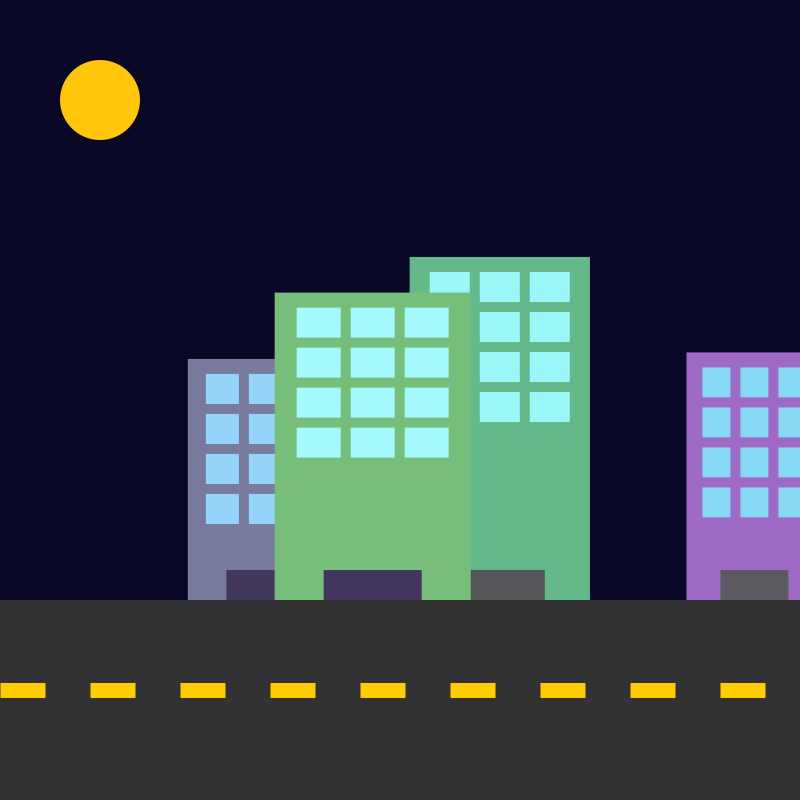
Frame 1 (no input)
Frame 60 (the mouse pressed at the canvas centre just before this capture): identical to frame 1, image omitted
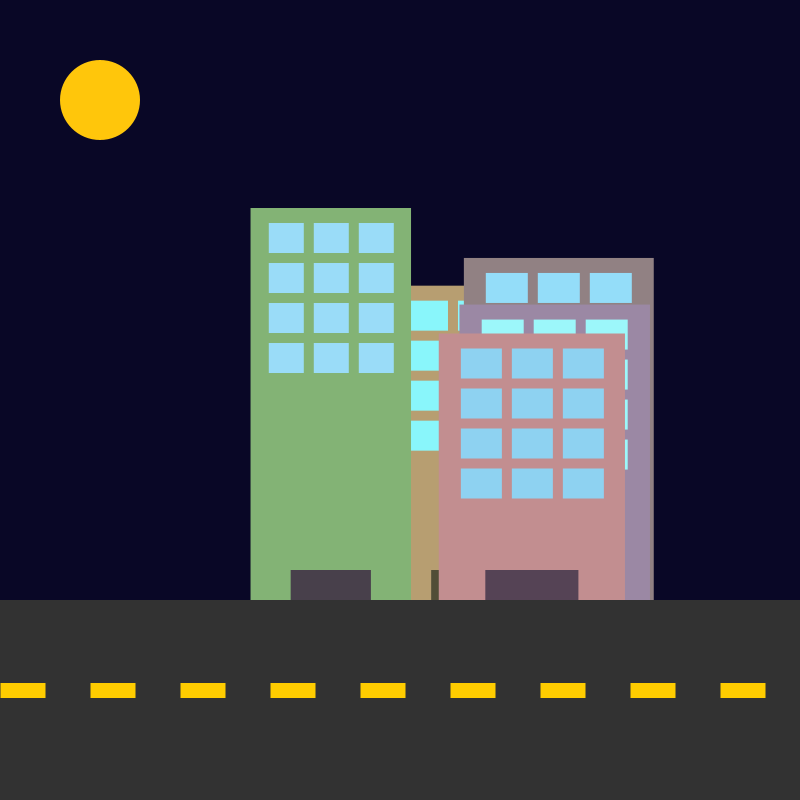
Frame 120 (the mouse held since frame 60 and released just before this capture)

The Processing sketch that drew these frames (run headless with seeded random() and noise(); from frame 60 on, the mouse is pressed at the canvas centre):

// Processing sketch: functionPractice
// ── functionPractice.pde
int numBuildings = 5;
int randomSeedValue = int(random(10000000));
float fixedY = 600; 

void setup() {
  size(800, 800);
  noStroke();
}

void mousePressed() {
  randomSeedValue = int(random(10000000));
}

void draw() {
  randomSeed(randomSeedValue);
  background(9, 7, 38);

  // 달
  fill(255, 198, 11); 
  ellipse(100, 100, 80, 80); 
  // 도로 
  fill(50); 
  rect(0, fixedY, width, height - fixedY); 
  // 도로 노란 차선
  stroke(255, 204, 0); 
  strokeCap(SQUARE);
  strokeWeight(15);
  float lineY = fixedY + 90; 
  for (float x = 0; x < width; x += 90) {
    line(x, lineY, x + 45, lineY);
  }
  noStroke(); 

  // 건물
  for (int n = 0; n < numBuildings; n++) {
    drawBuilding(random(100, 700), fixedY, random(100, 200), random(200, 400));
    //위에서 fixedY를 600으로 정의했기 때문에 y축 값이 고정된 상태로 랜덤하게
  }
}

void drawBuilding(float x, float y, float width, float height) {
  //건물 
  fill(random(100, 200), random(100, 200), random(100, 200)); 
  rect(x, y - height, width, height);

  // 출입문
  fill(random(50, 100), random(50, 100), random(50, 100)); 
  rect(x + width / 4, y - 30, width / 2, 30); 

  // 창문
  fill(random(135, 185), random(206, 255), random(240, 255));
  int windowW = int(width / 4) - 5; 
  int windowH = 30;
  //창문이 3X4로만 그려지게 for구문을 사용해서
  for (int row = 0; row < 4; row++) { 
    for (int col = 0; col < 3; col++) { 
      float windowX = x + (width / 2) - (3 * (windowW + 10) / 2) + col * (windowW + 10) + 5; 
      float windowY = y - height + row * (windowH + 10) + 5;
      
      if (windowY < (y - 30)) {
        windowY += 10;
        rect(windowX, windowY, windowW, windowH); 
      }
    }
  }
}
